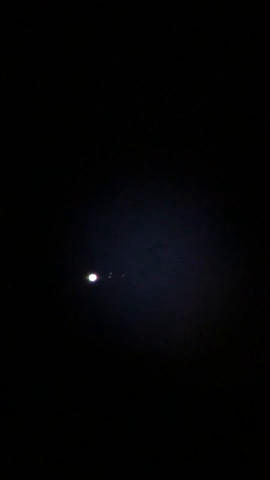
#> input picture frame 13 of jupiter_timelapse.mp4, 270 x 480 px
$ python object_detection.py
#> lines starting #> are read from the running program, lines starting #| are printed output that depends on the picture; after the words box and inside, x2 and y2 are one past the last pixel; in counts of white or black regions, pixels touching at a corner belong together
import cv2
import numpy as np

# Load the video or start webcam (if you want to use real-time camera feed)
cap = cv2.VideoCapture('./jupiter_timelapse.mp4')

# Define the range for nearly white color in HSV space
lower_white = np.array([0, 0, 200])  # Lower bound for white (low saturation and high value)
upper_white = np.array([180, 30, 255])  # Upper bound for white (low saturation and high value)

delay = 100

while cap.isOpened():
    ret, frame = cap.read()
#> frame is the input picture: shape (480, 270, 3); mean B, G, R 4.5, 3.1, 3

    if not ret:
        print("End of video or failed to load.")
        break

    # Convert the frame to HSV color space
    hsv = cv2.cvtColor(frame, cv2.COLOR_BGR2HSV)
#> hsv: shape (480, 270, 3); mean H, S, V 34.5, 78.4, 4.7

    # Create a binary mask where the white color falls within the range
    mask = cv2.inRange(hsv, lower_white, upper_white)
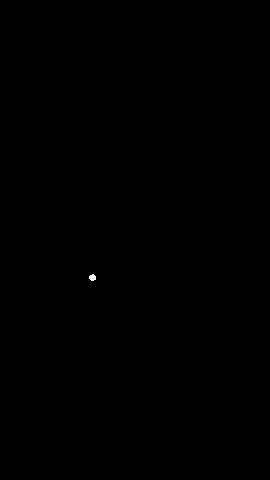
#> mask: shape (480, 270); 0.03% white; 1 white region, box (x1, y1, x2, y2) and area: (89, 274, 96, 281) 37

    # Perform some morphological operations to remove noise and smooth the mask
    mask = cv2.erode(mask, None, iterations=2)
#> mask: shape (480, 270); 0% white in thin lines or dots, all inside (x1, y1, x2, y2) = (92, 277, 93, 278)
    mask = cv2.dilate(mask, None, iterations=2)
#> mask: shape (480, 270); 0.02% white; 1 white region, box (x1, y1, x2, y2) and area: (90, 275, 95, 280) 25

    # Find contours (boundaries of the white object in the mask)
    contours, _ = cv2.findContours(mask, cv2.RETR_EXTERNAL, cv2.CHAIN_APPROX_SIMPLE)
#> contours = [[[90, 275], [90, 279], [94, 279], [94, 275]]]

    # If any contours are found
    if contours:
        # Get the largest contour, assuming it's Jupiter
        c = max(contours, key=cv2.contourArea)
#> c = [[90, 275], [90, 279], [94, 279], [94, 275]]

        # Get the center of the contour (centroid)
        M = cv2.moments(c)
#> M = moments, m00 16, centre m10/m00, m01/m00 = (92, 277)
        if M["m00"] > 0:  # Avoid division by zero
            cx = int(M["m10"] / M["m00"])
#> cx = 92
            cy = int(M["m01"] / M["m00"])
#> cy = 277

            # Draw the center on the frame
            cv2.circle(frame, (cx, cy), 5, (0, 0, 255), -1)
#> frame: shape (480, 270, 3); 0.06% of pixels changed, all inside (x1, y1, x2, y2) = (87, 272, 98, 283)

            # Print the coordinates of Jupiter
            print(f"Jupiter coordinates: ({cx}, {cy})")
#| Jupiter coordinates: (92, 277)

    # Display the frame with Jupiter marked
    cv2.imshow('Jupiter Tracking', frame)

    # Exit on 'q' key press
    if cv2.waitKey(delay) & 0xFF == ord('q'):
#> (key q is pressed here)
        break

# Release resources
cap.release()
cv2.destroyAllWindows()
